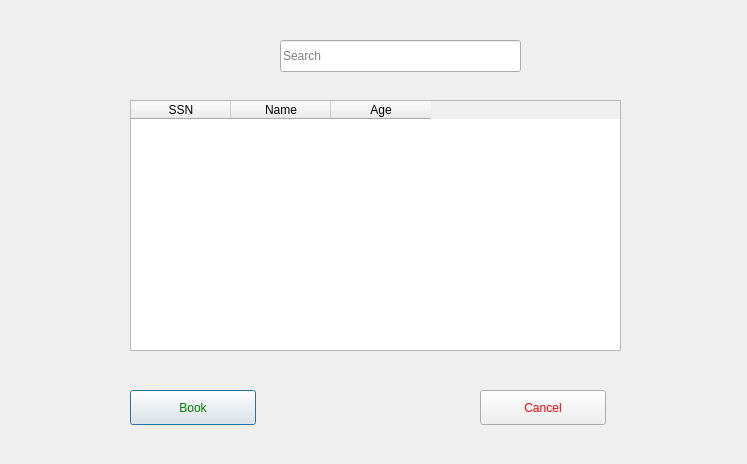
<?xml version="1.0" encoding="UTF-8"?>
<ui version="4.0">
 <class>BookOnFlightDialog</class>
 <widget class="QDialog" name="BookOnFlightDialog">
  <property name="geometry">
   <rect>
    <x>0</x>
    <y>0</y>
    <width>747</width>
    <height>464</height>
   </rect>
  </property>
  <property name="windowTitle">
   <string>Dialog</string>
  </property>
  <widget class="QTableWidget" name="personTable">
   <property name="geometry">
    <rect>
     <x>130</x>
     <y>100</y>
     <width>491</width>
     <height>251</height>
    </rect>
   </property>
   <column>
    <property name="text">
     <string>SSN</string>
    </property>
   </column>
   <column>
    <property name="text">
     <string>Name</string>
    </property>
   </column>
   <column>
    <property name="text">
     <string>Age</string>
    </property>
   </column>
  </widget>
  <widget class="QPushButton" name="bookButton">
   <property name="geometry">
    <rect>
     <x>130</x>
     <y>390</y>
     <width>126</width>
     <height>35</height>
    </rect>
   </property>
   <property name="styleSheet">
    <string notr="true">QPushButton {
	color: green;
}</string>
   </property>
   <property name="text">
    <string>Book</string>
   </property>
  </widget>
  <widget class="QPushButton" name="cancelButton">
   <property name="geometry">
    <rect>
     <x>480</x>
     <y>390</y>
     <width>126</width>
     <height>35</height>
    </rect>
   </property>
   <property name="styleSheet">
    <string notr="true">QPushButton {
	color: red;
}</string>
   </property>
   <property name="text">
    <string>Cancel</string>
   </property>
  </widget>
  <widget class="QLineEdit" name="searchBox">
   <property name="geometry">
    <rect>
     <x>280</x>
     <y>40</y>
     <width>241</width>
     <height>32</height>
    </rect>
   </property>
   <property name="text">
    <string/>
   </property>
   <property name="placeholderText">
    <string>Search</string>
   </property>
  </widget>
 </widget>
 <resources/>
 <connections/>
</ui>
